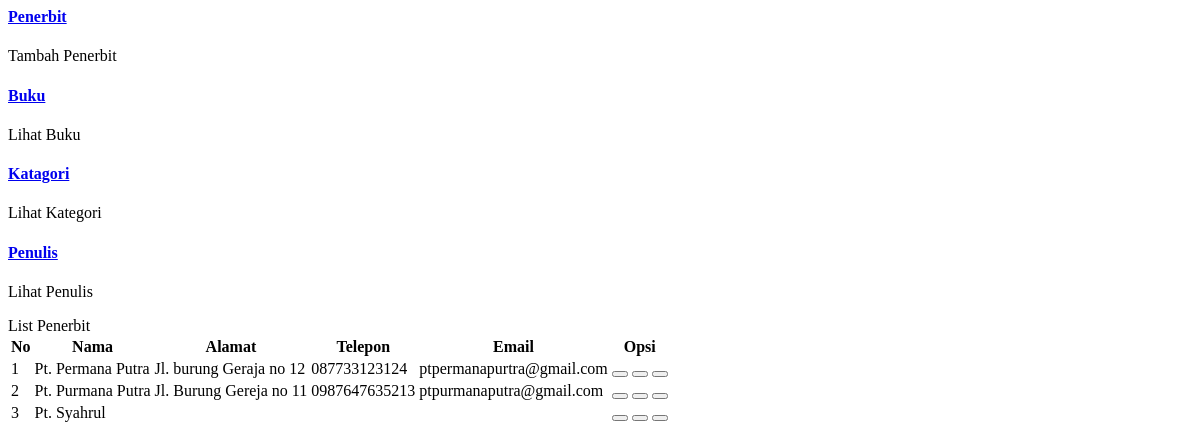
/1/halaman/mod_buku/penerbit.php, run on an earlier commit of the app's database.
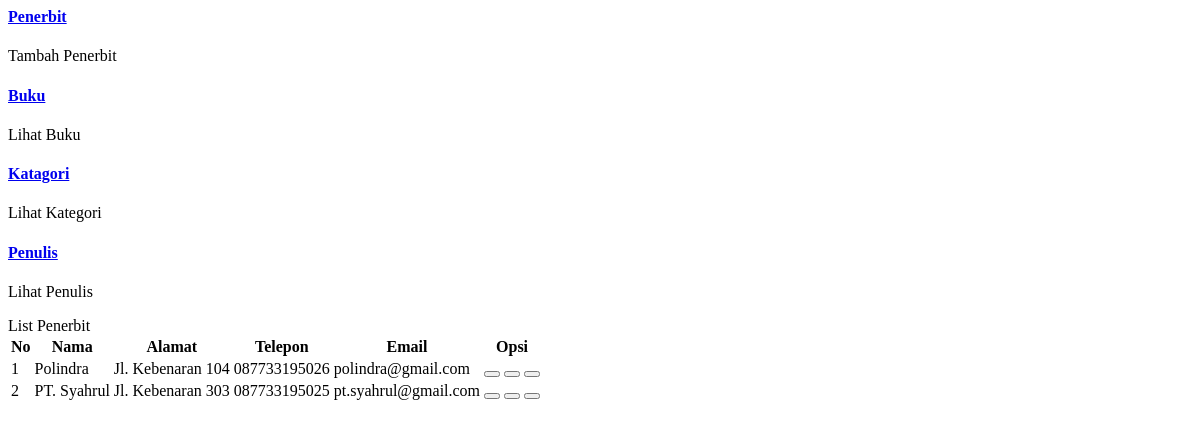
And on a later commit of the database.
### tables this page shows
CREATE TABLE `penerbit` (
  `id` int(11) NOT NULL,
  `nama` varchar(255) DEFAULT NULL,
  `alamat` text,
  `telepon` varchar(255) DEFAULT NULL,
  `email` varchar(2555) DEFAULT NULL
);

### 1/halaman/mod_buku/penerbit.php (the view, shortened to what this page needs)
<head>
</head>
<div class="market-updates">
	<div class="col-md-3 market-update-gd">
		<div class="market-update-block clr-block-2">
			<div class="col-md-8 market-update-left">
				<a href="media.php?page=tambah_penerbit"><h4>Penerbit</h4></a>
				<p>Tambah Penerbit</p>
			</div>
		</div>
	</div>
	<div class="col-md-3 market-update-gd">
		<div class="market-update-block clr-block-2">
			<div class="col-md-8 market-update-left">
				<a href="media.php?page=buku"><h4>Buku</h4></a>
				<p>Lihat Buku</p>
			</div>
		</div>
	</div>
	<div class="col-md-3 market-update-gd">
		<div class="market-update-block clr-block-2">
			<div class="col-md-8 market-update-left">
				<a href="media.php?page=kategori"><h4>Katagori</h4></a>
				<p>Lihat Kategori</p>
			</div>
		</div>
	</div>
	<div class="col-md-3 market-update-gd">
		<div class="market-update-block clr-block-2">
			<div class="col-md-8 market-update-left">
				<a href="media.php?page=penulis"><h4>Penulis</h4></a>
				<p>Lihat Penulis</p>
			</div>
		</div>
	</div>
</div>
<div class="row">
	<div class="panel-body">
		<div class="col-md-12 w3ls-graph">
			<div class="agileinfo-grap">
				<div class="panel panel-default">
					<div class="panel-heading">List Penerbit</div>
					    <div class="table-responsive sr">
					      <table id="data" class="table table-striped b-t b-light">
					        <thead>
					          <tr>
					          	<th>No</th>
					            <th>Nama</th>
					            <th>Alamat</th>
					            <th>Telepon</th>
					            <th>Email</th>
					            <th>Opsi</th>
					          </tr>
					        </thead>
					        <tbody>
					        	<?php
					        	include "../config/koneksi.php";
					        	$query = "SELECT * FROM penerbit";
					        	$hasil = mysqli_query($conn, $query);
					        	$tampil = mysqli_num_rows($hasil);
					        	$i = 1;
					        	if ( $tampil> 0) {
					        		while ( $data = mysqli_fetch_assoc($hasil)) {
					        	?>
					          <tr>
					          	<td><?php echo $i++ ?></td>
					            <td><?php echo $data['nama']; ?></td>
					            <td><?php echo $data['alamat']; ?></td>
					            <td><?php echo $data['telepon']; ?></td>
					            <td><?php echo $data['email']; ?></td>
					            <td>
					            	<a href="media.php?page=detail_penerbit&id=<?php echo $data['id']?>"><button class="btn btn-success" type="submit"><i class="fa fa-eye"></i></button></a>
                                    <a href="media.php?page=edit_penerbit&id=<?php echo $data['id'] ?>"><button class="btn btn-success" type="submit"><i class="fa fa-pencil"></i></button></a>
                                    <a href="halaman/mod_buku/aksi_hapus_penerbit.php?id=<?php echo $data['id'] ?>"><button class="btn btn-success" type="submit"><i class="fa fa-trash-o"></i></button></a>
					            </td>
					          </tr>
					          	<?php
					        		}
					        	}
					        	?>
					        </tbody>
					      </table>
					    </div>
				</div>
			</div>
		</div>
	</div>
</div>

What changed in the data, as far as the page shows it:
removed penerbit: nama "Pt. Syahrul"
changed penerbit: nama "Pt. Permana Putra" → "Polindra"; alamat "Jl. burung Geraja no 12" → "Jl. Kebenaran 104"; telepon "087733123124" → "087733195026"; email "ptpermanapurtra@gmail.com" → "polindra@gmail.com"
changed penerbit: nama "Pt. Purmana Putra" → "PT. Syahrul"; alamat "Jl. Burung Gereja no 11" → "Jl. Kebenaran 303"; telepon "0987647635213" → "087733195025"; email "ptpurmanaputra@gmail.com" → "pt.syahrul@gmail.com"
